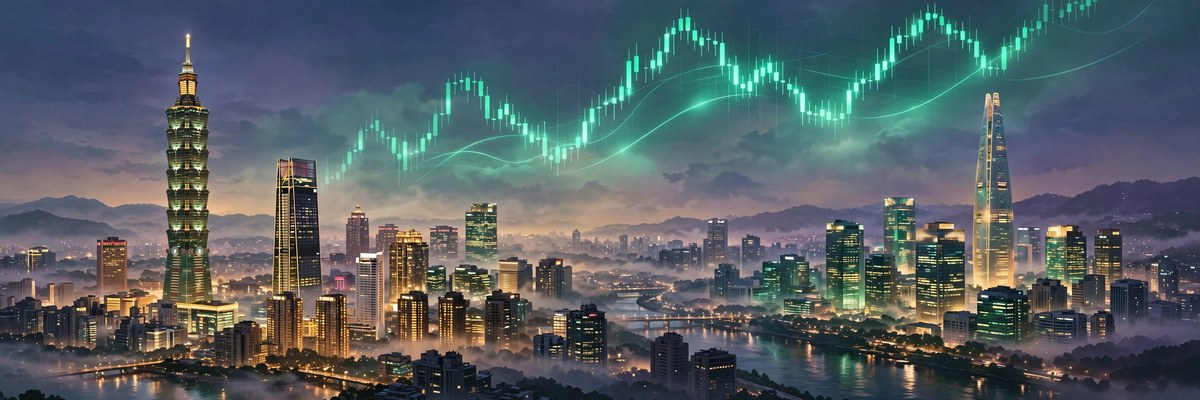
#> input picture assets/panel01.jpg, 1200 x 400 px; its folder holds 4 pictures in this run
$ python draw.py
#> lines starting #> are read from the running program, lines starting #| are printed output that depends on the picture
#!/usr/bin/env python3
"""Render 'THE WORLD IN ONE DAY — Tuesday 24 November 2026'.

Draws the 1024x1024 broadsheet with PIL (DejaVu fonts) and writes entry.png
next to this file. Fully deterministic: no randomness, no clock, no network.
The 11 banner illustrations are composited from assets/panel01.jpg ..
assets/panel11.jpg (cinematic editorial art generated in this session).
Run:  python3 draw.py
The graded entrypoint main.py only copies the rendered entry.png to
$MAKEFUN_OUTPUT_DIR/entry.png (the grader image has no PIL).
"""
import os
from PIL import Image, ImageDraw, ImageFont

W, H = 1024, 1024
HERE = os.path.dirname(os.path.abspath(__file__))

# ---- palette ------------------------------------------------------------
PAPER   = (247, 244, 236)   # warm newsprint
INK     = (20, 33, 61)      # deep navy ink  #14213D
NAVY    = (15, 27, 51)      # #0F1B33 banner / map
NAVY2   = (51, 78, 123)     # #334E7B continent silhouettes
GOLD    = (244, 201, 93)    # #F4C95D KPI numbers
WHITE   = (255, 255, 255)
CARD    = (255, 253, 248)
RULE    = (216, 210, 192)
RED     = (198, 40, 40)
MUTE    = (90, 88, 78)
CHARCOAL = (30, 36, 48)   # #1E2430 body text

FONT_DIR = "/usr/share/fonts/truetype/dejavu"


def font(name, size):
    return ImageFont.truetype(os.path.join(FONT_DIR, name), size)


SERIF_B = lambda s: font("DejaVuSerif-Bold.ttf", s)
SERIF   = lambda s: font("DejaVuSerif.ttf", s)
SANS_B  = lambda s: font("DejaVuSans-Bold.ttf", s)
SANS    = lambda s: font("DejaVuSans.ttf", s)


def text_w(draw, s, f):
    return draw.textlength(s, font=f)


def wrap(draw, s, f, max_w):
    """Greedy word wrap; returns list of lines that fit max_w."""
    words = s.split()
    lines, cur = [], ""
    for w in words:
        trial = (cur + " " + w).strip()
        if text_w(draw, trial, f) <= max_w or not cur:
            cur = trial
        else:
            lines.append(cur)
            cur = w
    if cur:
        lines.append(cur)
    return lines


def fit_lines(draw, s, f, max_w, max_lines, sizes):
    """Pick the largest size in `sizes` (first entry is f's size) that fits
    the text in max_lines; returns (font, lines)."""
    base = sizes[0]
    for sz in sizes:
        ff = font(f.path.rsplit("/", 1)[-1], sz) if hasattr(f, "path") else f
        lines = wrap(draw, s, ff, max_w)
        if len(lines) <= max_lines:
            return ff, lines
    ff = font(f.path.rsplit("/", 1)[-1], sizes[-1]) if hasattr(f, "path") else f
    return ff, wrap(draw, s, ff, max_w)[:max_lines]


# [9 lines left out: function vgrad, not called in this run]


def sun(d, cx, cy, r, color):
    d.ellipse([cx - r, cy - r, cx + r, cy + r], fill=color)


def star(d, cx, cy, r, color):
    d.ellipse([cx - r, cy - r, cx + r, cy + r], fill=color)


# ---- story data ---------------------------------------------------------
# (tag, headline, summary, pill, scene)
HEROES = [
    ("ASIA · MARKETS",
     "ASIAN STOCKS SOAR IN TUESDAY TECH RALLY",
     "Taiwan leapt 9.1% and Seoul jumped 7.5% in Tuesday's broad Asian tech rally.",
     "panel01"),
    ("EUROPE · UKRAINE",
     "RUSSIAN STRIKE HITS ZAPORIZHZHIA",
     "Two are killed and 22 wounded, two of them children, in an early Tuesday Russian attack.",
     "panel02"),
    ("OCEANIA · PACIFIC",
     "SOLOMONS TO DROP CHINA SECURITY PACT",
     "Honiara will end its 2022 China security pact and sign a new treaty with Australia.",
     "panel03"),
]

CARDS = [
    ("MIDDLE EAST · IRAQ",
     "IRAQ SEIZES KURDISH BORDER CROSSINGS",
     "Baghdad seizes all Kurdistan border crossings and oilfields in four provinces after a probe.",
     "4 PROVINCES UNDER BAGHDAD", "panel04"),
    ("MIDDLE EAST · UAE",
     "BUS CRASH KILLS 11 IN THE UAE",
     "Eleven people die when a passenger bus and a truck collide in Ras Al Khaimah, officials say.",
     "11 KILLED", "panel05"),
    ("ASIA · VIETNAM",
     "BLAST KILLS SIX IN CENTRAL HANOI",
     "Six die and ten are hurt in a morning blast at a food shop in a crowded Hanoi street.",
     "6 KILLED · 10 HURT", "panel06"),
    ("AFRICA · ETHIOPIA",
     "TIGRAY SHELLING 'MAY BE WAR CRIMES'",
     "Amnesty urges war-crimes probe after Ethiopian shelling kills 14 civilians in Tigray.",
     "14 CIVILIANS DEAD", "panel07"),
    ("ASIA · BANGLADESH",
     "HASINA TO FLY HOME ON 16 DECEMBER",
     "The ousted premier plans to end two years of exile in India, flying home on Liberation Day.",
     "16 DECEMBER · DHAKA", "panel08"),
    ("ASIA · JAPAN",
     "JAPAN PAYS ICC BILL EARLY",
     "Tokyo will pay its full 2027 court contribution by year-end as US sanctions threaten the ICC.",
     "15% OF ICC BUDGET", "panel09"),
    ("MIDDLE EAST · SAUDI ARABIA",
     "HOUTHI STRIKE HITS RIYADH TOWER",
     "Eleven are wounded as a Houthi strike hits a tower in Riyadh's financial district.",
     "11 WOUNDED", "panel10"),
    ("SPORT · AFRICA",
     "SENEGAL WIN BACK AFRICA CUP TITLE",
     "CAS gives Senegal its Africa Cup title back, overturning the ruling for Morocco.",
     "TITLE RESTORED", "panel11"),
]

KPI = [
    ("+9.1%", "TAIWAN LEADS ASIAN RALLY"),
    ("22", "WOUNDED IN ZAPORIZHZHIA"),
    ("11", "KILLED IN UAE BUS CRASH"),
    ("6", "KILLED IN HANOI BLAST"),
    ("14", "CIVILIANS KILLED IN TIGRAY"),
    ("6", "CONTINENTS"),
]

DIGEST = [
    "Canada and Qatar sign an investment pact.",
    "Malaysia keeps working with Myanmar on refugee returns.",
    "Infantino's private-jet flights under scrutiny.",
    "Nigeria's central bank holds its rate at 23%.",
    "Sanofi buys US biotech Insmed in a $41bn deal.",
    "UK heat deaths hit a record 5,258 in 2026.",
    "Smoke silences Borneo's gibbons as fires rage.",
    "Commanders stun Bengals on a last-second field goal.",
]

# Map pins: (number, label, x, y) in the map panel's pixel space.
PINS = [
    (1, "TAIPEI", 408, 899),
    (2, "ZAPORIZHZHIA", 293, 886),
    (3, "HONIARA", 458, 919),
    (4, "ERBIL", 311, 890),
    (5, "RAS AL KHAIMAH", 328, 897),
    (6, "HANOI", 388, 901),
    (7, "ALAMATA", 298, 909),
    (8, "DHAKA", 368, 899),
    (9, "TOKYO", 432, 893),
    (10, "RIYADH", 316, 912),
    (11, "LAUSANNE", 260, 886),
]

# Rough continent outlines in lon/lat, projected into the map panel.
MAP_X0, MAP_Y0 = 32, 868
MAP_PX_DEG, MAP_PY_DEG = 1.29, 0.58


def project(lon, lat):
    return (MAP_X0 + (lon + 170) * MAP_PX_DEG,
            MAP_Y0 + (78 - lat) * MAP_PY_DEG)


CONTINENTS = [
    # North America
    [(-168, 66), (-140, 70), (-125, 71), (-110, 68), (-95, 69), (-85, 66),
     (-80, 73), (-70, 62), (-65, 60), (-55, 47), (-60, 45), (-70, 42),
     (-75, 35), (-80, 32), (-81, 26), (-84, 30), (-90, 21), (-95, 19),
     (-97, 26), (-105, 20), (-110, 23), (-115, 30), (-120, 34),
     (-125, 40), (-124, 48), (-130, 55), (-145, 60), (-155, 58),
     (-165, 60), (-168, 66)],
    # Greenland
    [(-58, 64), (-45, 60), (-40, 64), (-30, 68), (-22, 70), (-25, 76),
     (-40, 80), (-55, 76), (-58, 70)],
    # South America
    [(-80, 9), (-75, 11), (-70, 12), (-62, 10), (-55, 6), (-52, 4),
     (-50, 0), (-44, -3), (-35, -8), (-40, -15), (-48, -25), (-55, -35),
     (-65, -40), (-70, -50), (-73, -53), (-70, -40), (-73, -30),
     (-80, -20), (-81, -12), (-80, -5), (-80, 9)],
    # Africa
    [(-17, 15), (-10, 31), (-5, 35), (10, 37), (20, 32), (32, 31),
     (35, 28), (38, 22), (43, 12), (48, 11), (51, 10), (44, 0),
     (40, -10), (35, -18), (32, -28), (28, -33), (20, -35), (15, -27),
     (12, -18), (9, -1), (9, 4), (-8, 5), (-13, 8), (-17, 15)],
    # Europe
    [(-10, 36), (-9, 43), (-2, 48), (0, 50), (3, 53), (8, 57), (10, 59),
     (18, 56), (21, 55), (24, 58), (28, 60), (30, 62), (25, 65),
     (20, 70), (15, 70), (10, 64), (5, 60), (-5, 58), (-10, 54),
     (-10, 48), (-10, 43), (-10, 36)],
    # United Kingdom
    [(-5, 50), (-3, 53), (-5, 56), (-3, 58), (-1, 57), (0, 53), (-5, 50)],
    # Asia
    [(30, 62), (40, 68), (60, 69), (75, 72), (90, 75), (110, 76),
     (130, 72), (150, 70), (170, 67), (178, 65), (170, 60), (162, 56),
     (158, 52), (142, 50), (140, 45), (135, 43), (130, 38), (127, 35),
     (122, 30), (120, 25), (110, 20), (105, 10), (100, 8), (98, 15),
     (95, 16), (92, 21), (88, 22), (85, 19), (80, 13), (77, 8),
     (75, 15), (72, 20), (68, 23), (62, 25), (58, 26), (55, 26),
     (52, 28), (50, 30), (48, 30), (44, 29), (42, 27), (40, 25),
     (38, 22), (35, 28), (34, 31), (33, 36), (30, 36), (28, 40),
     (26, 42), (28, 45), (30, 50), (30, 60), (30, 62)],
    # Australia
    [(113, -22), (114, -30), (115, -35), (120, -34), (125, -32),
     (130, -32), (135, -35), (140, -38), (145, -38), (150, -37),
     (153, -32), (153, -27), (150, -22), (146, -19), (142, -15),
     (142, -11), (137, -12), (135, -15), (132, -12), (130, -13),
     (126, -14), (122, -17), (118, -20), (113, -22)],
    # New Zealand
    [(167, -45), (170, -42), (174, -39), (177, -38), (174, -41), (168, -46)],
    # SE Asia islands
    [(95, 5), (98, 2), (101, -2), (98, -5), (95, 0)],
    [(110, -2), (115, -4), (118, -8), (113, -9), (109, -6)],
    [(128, -2), (132, -4), (135, -6), (131, -8), (127, -5)],
]

# ---- illustration art ---------------------------------------------------
# The 11 banner illustrations are cinematic editorial images generated in
# this session (media pipeline, no text/logos inside the art) and stored
# under assets/ as panel01.jpg .. panel11.jpg (JPEG q88, max 1200px wide).
# draw.py composites them deterministically: a fixed centre crop to the
# banner's aspect ratio, then a LANCZOS resize. No randomness, no clock,
# no network, so the same assets always give the same entry.png.
ASSETS_DIR = os.path.join(HERE, "assets")
_ASSET_CACHE = {}


def load_asset(name):
    if name not in _ASSET_CACHE:
        _ASSET_CACHE[name] = Image.open(
            os.path.join(ASSETS_DIR, name + ".jpg")).convert("RGB")
    return _ASSET_CACHE[name]


def render_scene(name, w, h, native_h=None):
    """Crop the panel art to the banner's aspect ratio and resize to it."""
    src = load_asset(name)
    sw, sh = src.size
    target = w / h
    if sw / sh > target:  # too wide: trim the sides, keep the centre
        cw = int(sh * target)
        x0 = (sw - cw) // 2
        box = (x0, 0, x0 + cw, sh)
    else:  # too tall: trim top/bottom, keep the centre band
        ch = int(sw / target)
        y0 = (sh - ch) // 2
        box = (0, y0, sw, y0 + ch)
    return src.crop(box).resize((w, h), Image.LANCZOS)


# ---- layout -------------------------------------------------------------
MARGIN = 22
CW = W - 2 * MARGIN  # 980


def draw_masthead(img, d):
    # kicker row
    f = SANS_B(11)
    d.text((MARGIN, 13), "GLOBAL EDITION", font=f, fill=INK)
    mid = "THE WORLD IN ONE DAY"
    d.text(((W - text_w(d, mid, f)) / 2, 13), mid, font=f, fill=INK)
    right = "24 NOV 2026 · TUESDAY"
    d.text((W - MARGIN - text_w(d, right, f), 13), right, font=f, fill=INK)
    # masthead
    mf = SERIF_B(40)
    title = "Tuesday 24 November 2026"
    d.text(((W - text_w(d, title, mf)) / 2, 36), title, font=mf, fill=INK)
#> in render, `draw_masthead(img, d)`:
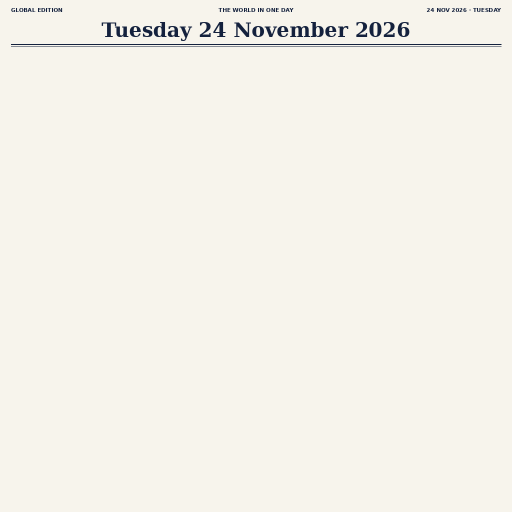
#> img: PIL image 1024x1024 RGB (shown at 1/2 size); mean R, G, B 244.6, 241.8, 234.2
    d.line([(MARGIN, 88), (W - MARGIN, 88)], fill=INK, width=2)
    d.line([(MARGIN, 92), (W - MARGIN, 92)], fill=INK, width=1)


def draw_kpi(img, d):
    y0, y1 = 98, 150
    d.rounded_rectangle([MARGIN, y0, W - MARGIN, y1], 6, fill=NAVY)
    cell = CW / 6
    nf, lf = SANS_B(24), SANS_B(9)
    for i, (num, label) in enumerate(KPI):
        cx = MARGIN + cell * (i + 0.5)
        d.text((cx - text_w(d, num, nf) / 2, y0 + 5), num, font=nf, fill=GOLD)
        llines = wrap(d, label, lf, cell - 10)
        ly = y0 + 34 if len(llines) == 1 else y0 + 30
        for ln in llines[:2]:
            d.text((cx - text_w(d, ln, lf) / 2, ly), ln, font=lf, fill=WHITE)
            ly += 11
        if i:
            x = MARGIN + cell * i
            d.line([(x, y0 + 8), (x, y1 - 8)], fill=NAVY2, width=1)


def draw_tag(d, x, y, tag, color=RED):
    f = SANS_B(10)
    d.text((x, y), tag, font=f, fill=color)


def draw_hero(img, d, x, y, w, h, tag, headline, summary, scene):
    d.rectangle([x, y, x + w, y + h], fill=CARD, outline=RULE, width=1)
    img.paste(render_scene(scene, w - 2, 87, native_h=91), (x + 1, y + 1))
    d.line([(x, y + 88), (x + w, y + 88)], fill=RULE, width=1)
    tx = x + 10
    draw_tag(d, tx, y + 96, tag)
    hf = SERIF_B(21)
    lines = wrap(d, headline, hf, w - 20)
    ly = y + 114
    for ln in lines[:2]:
        d.text((tx, ly), ln, font=hf, fill=INK)
        ly += 25
    sf0 = SANS(13)
    sf, slines = fit_lines(d, summary, sf0, w - 20, 2, [13, 12])
    ly += 2
    for ln in slines:
        d.text((tx, ly), ln, font=sf, fill=CHARCOAL)
        ly += 17


def draw_card(img, d, x, y, w, h, tag, headline, summary, pill, scene):
    d.rectangle([x, y, x + w, y + h], fill=CARD, outline=RULE, width=1)
    img.paste(render_scene(scene, w - 2, 51), (x + 1, y + 1))
    d.line([(x, y + 51), (x + w, y + 51)], fill=RULE, width=1)
    tx = x + 10
    draw_tag(d, tx, y + 57, tag)
    hf = SERIF_B(17)
    lines = wrap(d, headline, hf, w - 20)
    ly = y + 71
    for ln in lines[:2]:
        d.text((tx, ly), ln, font=hf, fill=INK)
        ly += 20
    # summary: fit in 2 lines, shrinking 12 -> 11 if needed
    sf0 = SANS(12)
    sf, slines = fit_lines(d, summary, sf0, w - 20, 2, [12, 11])
    ly += 2
    for ln in slines:
        d.text((tx, ly), ln, font=sf, fill=CHARCOAL)
        ly += 14
    # key-fact pill
    pf = SANS_B(11)
    pw = text_w(d, pill, pf) + 18
    py = y + h - 24
    d.rounded_rectangle([tx, py, tx + pw, py + 20], 10, fill=INK)
    d.text((tx + 9, py + 4), pill, font=pf, fill=WHITE)


# [102 lines left out: functions draw_wide, draw_map_panel, draw_digest_panel, draw_footer, not called in this run]


def render():
    img = Image.new("RGB", (W, H), PAPER)
    d = ImageDraw.Draw(img)
    draw_masthead(img, d)
    draw_kpi(img, d)
#> in render, `draw_kpi(img, d)`:
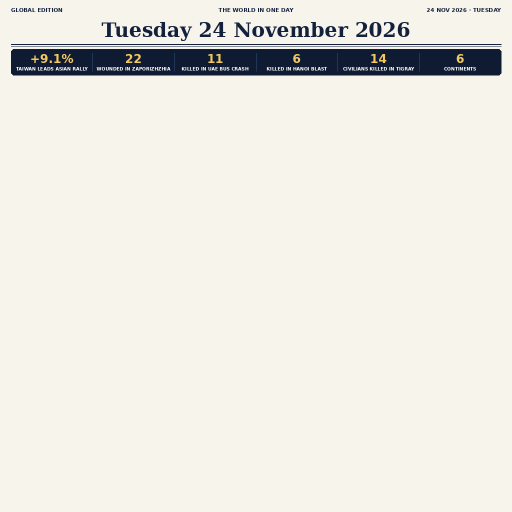
#> img: PIL image 1024x1024 RGB (shown at 1/2 size); mean R, G, B 234, 231.8, 225.5
    # heroes
    hw, gap = 320, 10
    for i, (tag, head, summ, scene) in enumerate(HEROES):
        draw_hero(img, d, MARGIN + i * (hw + gap), 158, hw, 204,
                  tag, head, summ, scene)
#> in load_asset, returned value is the input picture: PIL image 1200x400 RGB; mean R, G, B 85.3, 94.8, 99.6
#> in render_scene, `return src.crop(box).resize((w, h), Image.LANCZOS)`:
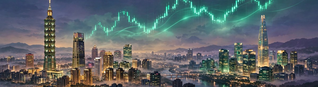
#> returned value: PIL image 318x87 RGB; mean R, G, B 92.1, 100.9, 103.6
#> in draw_hero, `img.paste(render_scene(scene, w - 2, 87, native_h=91), (x + 1, y + 1))`:
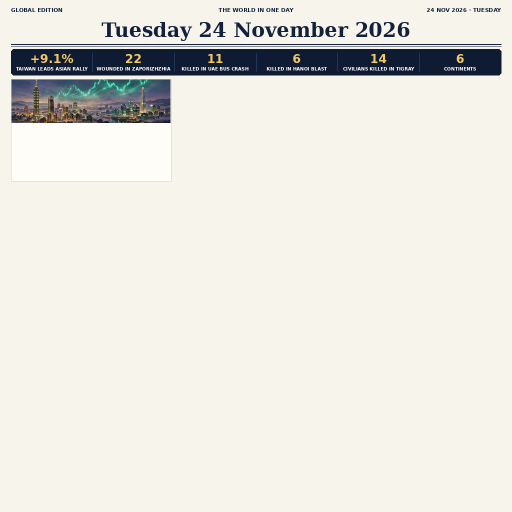
#> img: PIL image 1024x1024 RGB (shown at 1/2 size); mean R, G, B 230.2, 228.3, 222.4
#> pass 2 of the loop in render, `for i, (tag, head, summ, scene) in enumerate(HEROES):`:
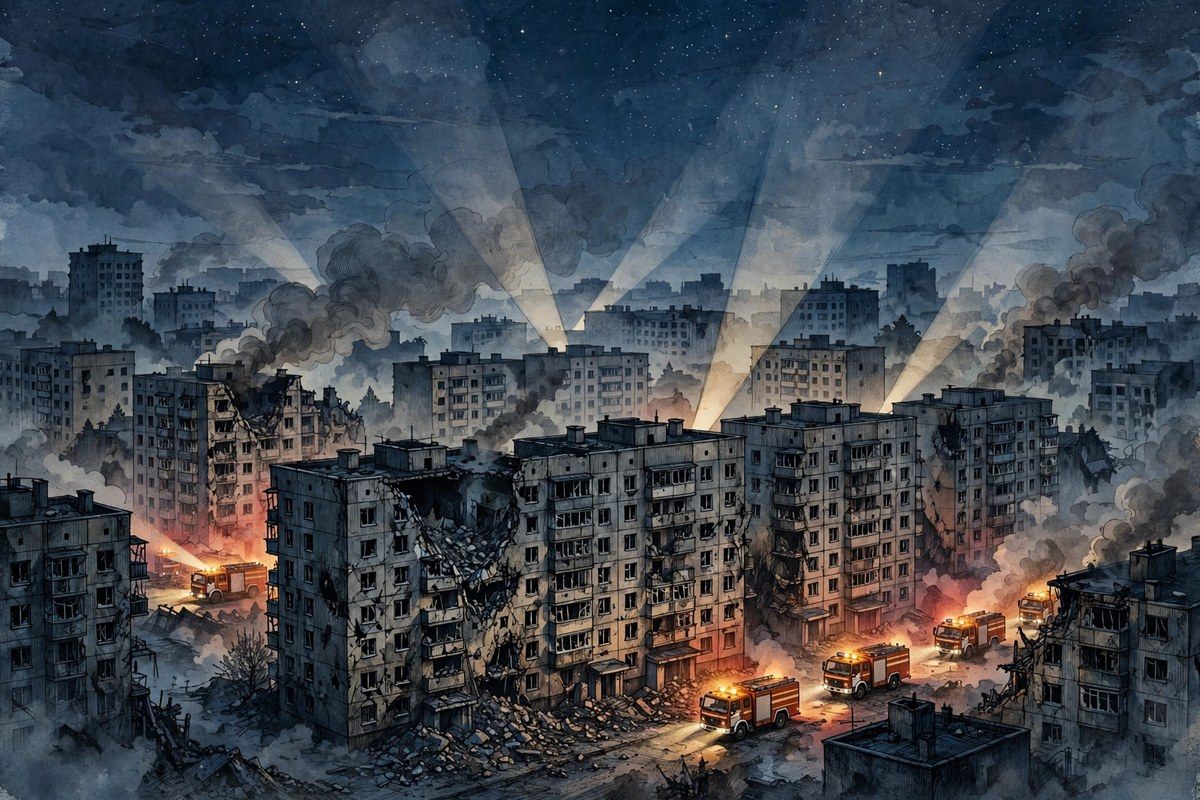
#> input picture assets/panel02.jpg, 1200 x 800 px
#> in load_asset, returned value is the input picture: PIL image 1200x800 RGB; mean R, G, B 63.9, 70.1, 78.7
#> in render_scene (call 2), `return src.crop(box).resize((w, h), Image.LANCZOS)`:
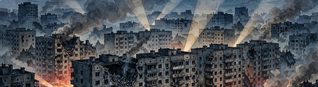
#> returned value: PIL image 318x87 RGB; mean R, G, B 76.4, 80.9, 86.6
#> in draw_hero (call 2), `img.paste(render_scene(scene, w - 2, 87, native_h=91), (x + 1, y + 1))`:
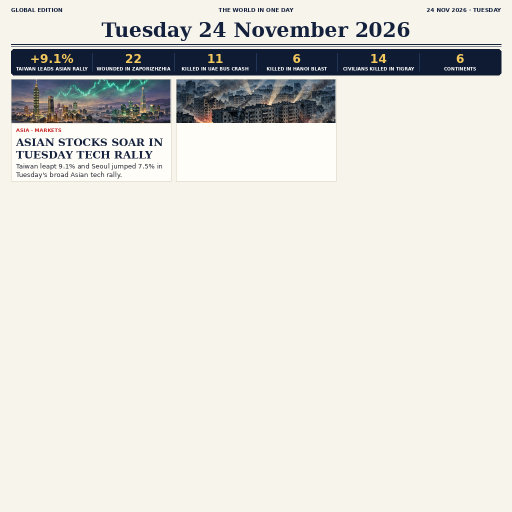
#> img: PIL image 1024x1024 RGB (shown at 1/2 size); mean R, G, B 224.9, 223.3, 218
    # rows of 3
    for r, trio in enumerate([CARDS[0:3], CARDS[3:6]]):
        yy = 370 + r * 176
        for i, (tag, head, summ, pill, scene) in enumerate(trio):
            draw_card(img, d, MARGIN + i * (hw + gap), yy, hw, 168,
                      tag, head, summ, pill, scene)
#> call 4 of render_scene, with name = 'panel04', w = 318, h = 51
#> call 4 of load_asset, with name = 'panel04'
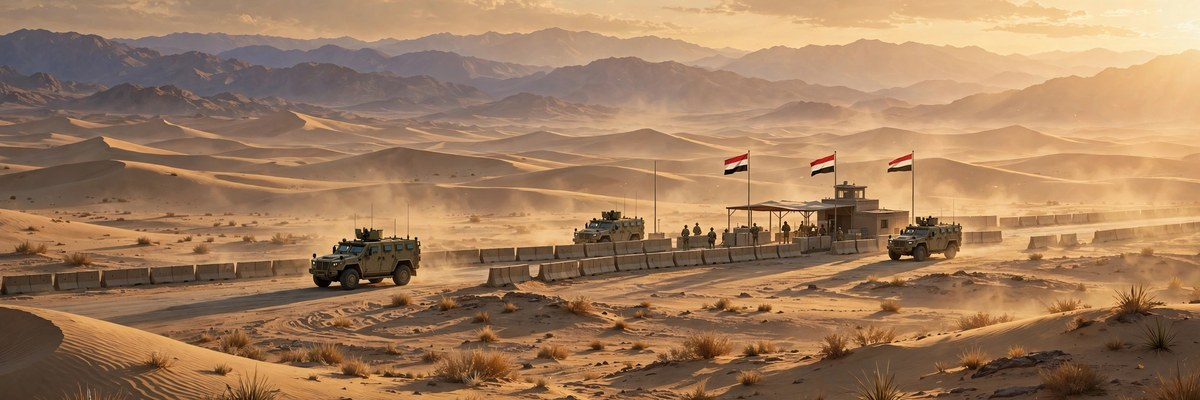
#> input picture assets/panel04.jpg, 1200 x 400 px
#> in load_asset, returned value is the input picture: PIL image 1200x400 RGB; mean R, G, B 160.7, 124.9, 93.5
#> in render_scene (call 4), `return src.crop(box).resize((w, h), Image.LANCZOS)`:
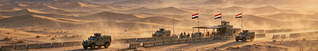
#> returned value: PIL image 318x51 RGB; mean R, G, B 164.8, 126.6, 92.7
#> in draw_card, `img.paste(render_scene(scene, w - 2, 51), (x + 1, y + 1))`:
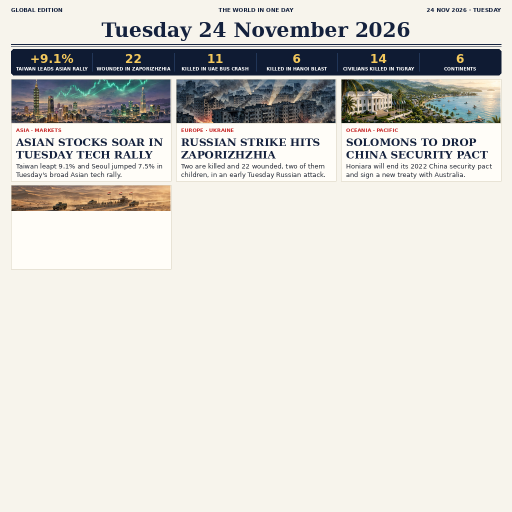
#> img: PIL image 1024x1024 RGB (shown at 1/2 size); mean R, G, B 219.1, 217.2, 211.6
    # bottom row: 2 wide cards (cards 7 and 8)
    ww = (CW - gap) // 2
    for i, (tag, head, summ, pill, scene) in enumerate(CARDS[6:8]):
        draw_wide(img, d, MARGIN + i * (ww + gap), 720, ww, 116,
                  tag, head, summ, pill, scene)
    # bottom split
    draw_map_panel(img, d, MARGIN, 838, ww, 150)
    draw_digest_panel(img, d, MARGIN + ww + gap, 838, ww, 150)
    draw_footer(img, d)
    return img


def main():
    img = render()
    out = os.path.join(HERE, "entry.png")
    img.save(out, format="PNG", compress_level=6)
    os.chmod(out, 0o644)
    print("wrote", out, os.path.getsize(out), "bytes")


if __name__ == "__main__":
#> (the run stopped early here; a loop or call above may not have finished)
